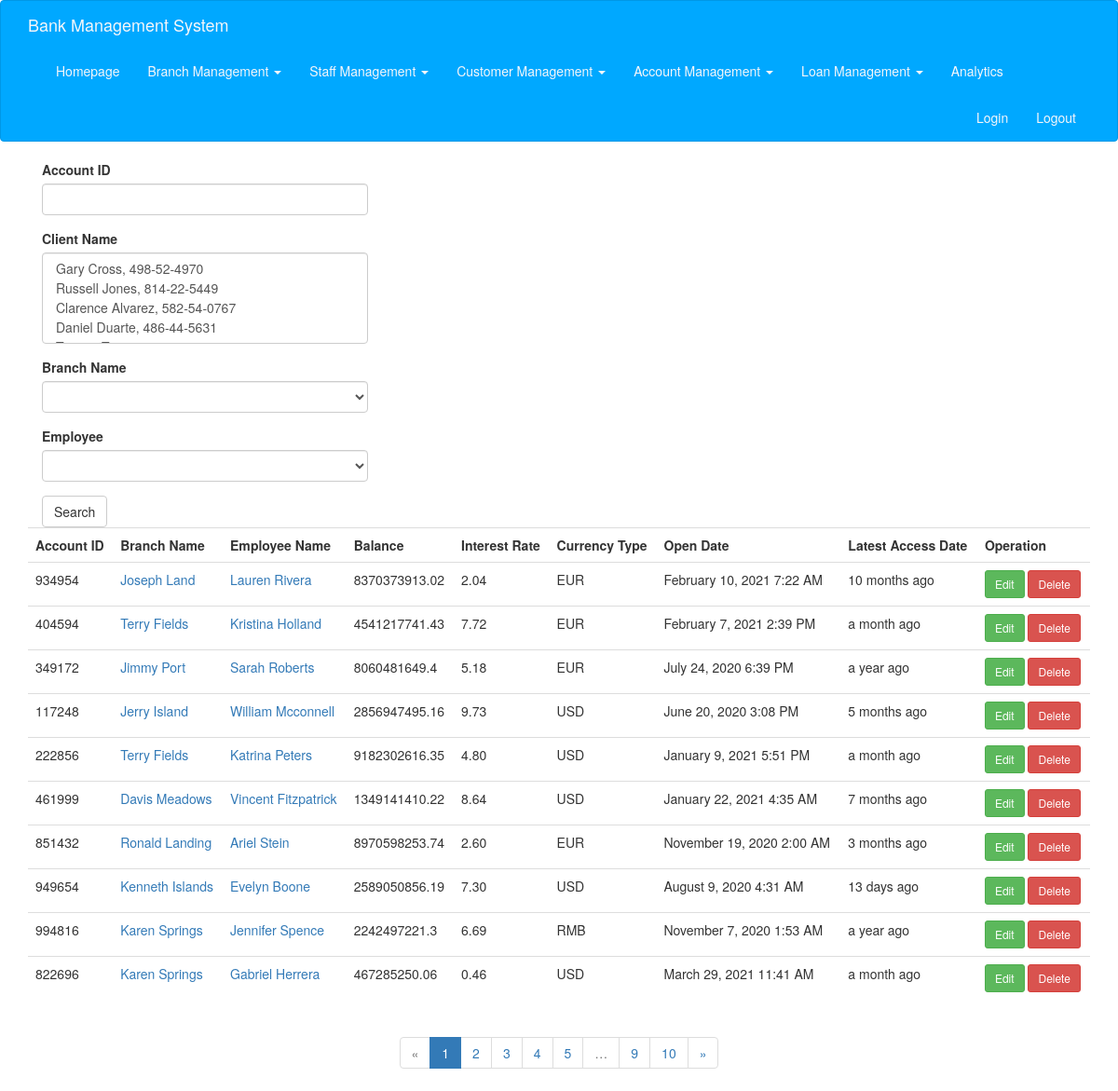
Before: /saving_account (signed in) with the older database file.
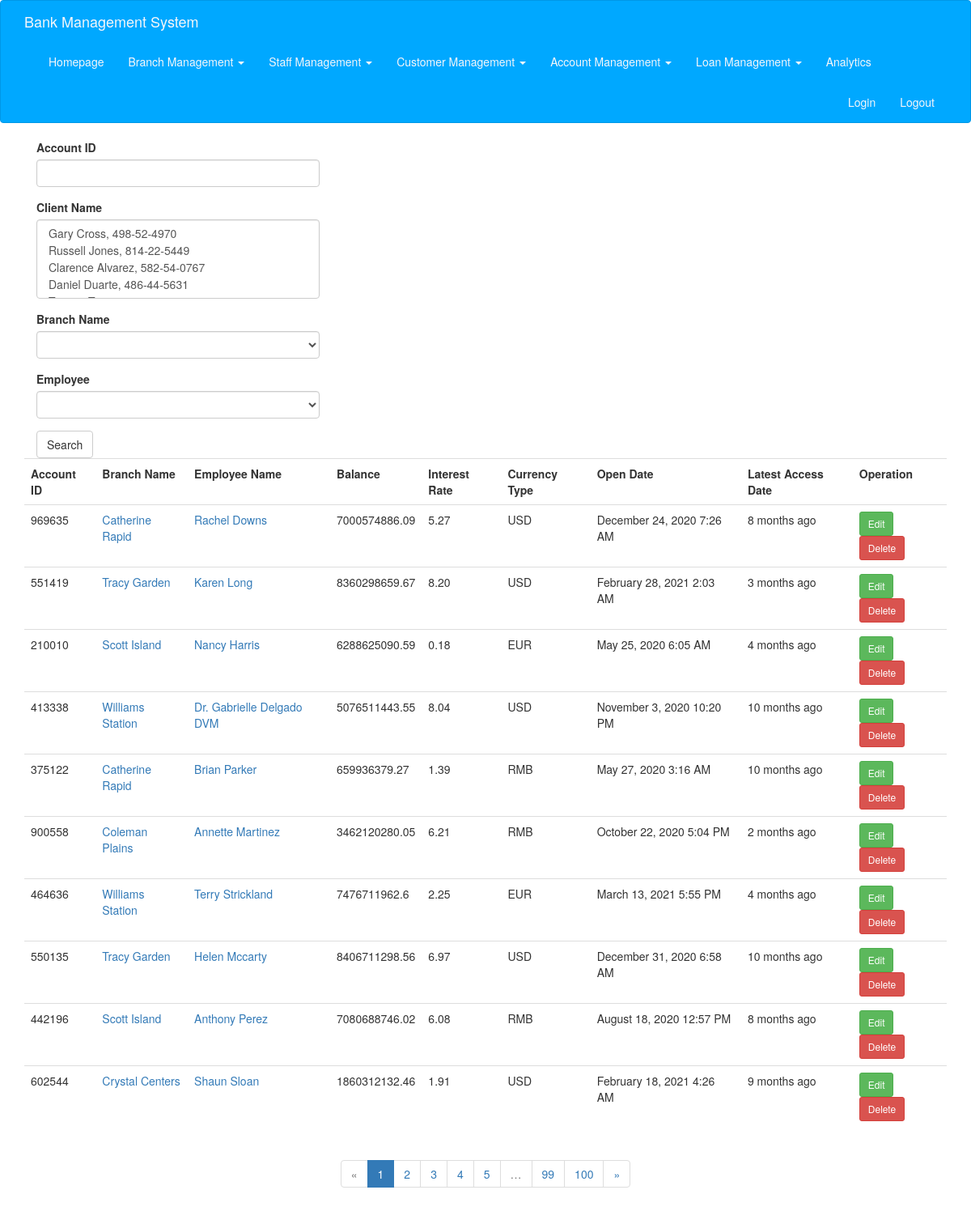
After: the same page with the newer database file.
### app/models.py (models this page shows, shortened)
class SavingAccount(db.Model):
    __tablename__ = 'savings'
    id = db.Column(db.String(20), primary_key=True)
    branch_name = db.Column(db.String(100), db.ForeignKey('branches.name'))
    employee_id = db.Column(db.String(20), db.ForeignKey('employees.id'))
    balance = db.Column(db.Float)
    open_date = db.Column(db.DateTime, default=datetime.utcnow)
    interest_rate = db.Column(db.String(10))
    currency_type = db.Column(db.String(5))
    last_access_date = db.Column(db.DateTime, default=datetime.utcnow)
    clients = db.relationship(
        'ClientSaving',
        foreign_keys=[ClientSaving.saving_id],
        backref=db.backref('saving_account', lazy='joined'),
        lazy='dynamic',
        cascade='all, delete-orphan'
    )

class Branch(db.Model):
    __tablename__ = 'branches'
    name = db.Column(db.String(100), primary_key=True)
    city = db.Column(db.String(20))
    asset = db.Column(db.Integer)
    employees = db.relationship('Employee', backref='branch', lazy='dynamic')
    loans = db.relationship('Loan', backref='branch', lazy='dynamic')
    saving_accounts = db.relationship(
        'SavingAccount', backref='branch', lazy='dynamic')
    check_accounts = db.relationship(
        'CheckAccount', backref='branch', lazy='dynamic')

class Employee(db.Model):
    __tablename__ = 'employees'
    id = db.Column(db.String(20), primary_key=True)
    branch_name = db.Column(db.String(100), db.ForeignKey('branches.name'))
    name = db.Column(db.String(20))
    phone = db.Column(db.String(15))
    address = db.Column(db.String(256))
    enroll_date = db.Column(db.Date, default=date.today())
    saving_accounts_managed = db.relationship(
        'SavingAccount', backref='employee', lazy='dynamic')
    check_accounts_managed = db.relationship(
        'CheckAccount', backref='employee', lazy='dynamic')
    loans_managed = db.relationship('Loan', backref='employee', lazy='dynamic')

### app/main/views.py (the view, shortened to what this page needs)
@main.route('/saving_account', methods=['GET', 'POST'])
@login_required
def saving_account():
    form = SavingAccountSearchForm()
    query = SavingAccount.query
    search_sa_id = request.cookies.get('search_sa_id', '')
    search_sa_branch_name = request.cookies.get('search_sa_branch_name', '')
    search_sa_employee_id = request.cookies.get('search_sa_employee_id', '')
    search_sa_clients = request.cookies.get('search_sa_clients', '')
    if search_sa_clients != '':
        search_sa_clients = search_sa_clients.split(',')
    else:
        search_sa_clients = []
    if search_sa_id != '':
        query = query.filter_by(id=search_sa_id)
        form.id.data = search_sa_id
    if search_sa_branch_name != '':
        query = query.filter_by(branch_name=search_sa_branch_name)
        form.branch_name.data = search_sa_branch_name
    if search_sa_employee_id != '':
        query = query.filter_by(employee_id=search_sa_employee_id)
        form.employee_id.data = search_sa_employee_id
    if search_sa_clients != []:
        for c_id in search_sa_clients:
            query = query.filter(SavingAccount.clients.any(client_id=c_id))
        form.clients.data = search_sa_clients
    page = request.args.get('page', 1, type=int)
    pagination = query.paginate(
        page, per_page=current_app.config['ITEMS_PER_PAGE'], error_out=False)
    saving_accounts = pagination.items
    return render_template('saving_account.html', form=form, saving_accounts=saving_accounts, pagination=pagination)

### app/main/forms.py
class SavingAccountSearchForm(FlaskForm):
    id = StringField("Account ID", validators=[])
    clients = SelectMultipleField("Client Name", validators=[])
    branch_name = SelectField('Branch Name')
    employee_id = SelectField('Employee')
    submit = SubmitField("Search")
    def __init__(self, *args, **kwargs):
        super(SavingAccountSearchForm, self).__init__(*args, **kwargs)
        self.branch_name.choices = [('', '')]
        self.branch_name.choices.extend([(branch.name, branch.name)
                             for branch in Branch.query.all()])
        self.clients.choices = [(client.id, client.name + ', ' + client.id)
                             for client in Client.query.all()]
        self.employee_id.choices = [('', '')]
        self.employee_id.choices.extend([(employee.id, employee.name + ', ' + employee.id)
                             for employee in Employee.query.all()])

### app/models.py (called while the page is built)
@login_manager.user_loader
def load_user(user_id):
    return SystemUser.query.get(user_id)

### app/templates/saving_account.html (shortened to what this page needs)
{% extends "base.html" %}
{% import "bootstrap/wtf.html" as wtf %}
{% import "_macros.html" as macros %}
{% block page_content %}
<div class="col-md-4">
    {{ wtf.quick_form(form) }}
</div>
{% include '_saving_account.html' %}
{% if pagination %}
<div class="pagination">
    {{ macros.pagination_widget(pagination, '.saving_account') }}
</div>
{% endif %}
{% endblock %}

### app/templates/_saving_account.html
<table class="table table-hover">
    <tr>
        <th>Account ID</th>
        <th>Branch Name</th>
        <th>Employee Name</th>
        <th>Balance</th>
        <th>Interest Rate</th>
        <th>Currency Type</th>
        <th>Open Date</th>
        <th>Latest Access Date</th>
        <th>Operation</th>
    </tr>
    {% for a in saving_accounts %}
    <tr>
        <td>{{ a.id }}</td>
        <td><a href="{{ url_for('main.branch_edit', branch_name=a.branch.name) }}">{{ a.branch.name }}</a></td>
        <td><a href="{{ url_for('main.employee_edit', employee_id=a.employee.id) }}">{{ a.employee.name }}</a></td>
        <td>{{ a.balance }}</td>
        <td>{{ a.interest_rate }}</td>
        <td>{{ a.currency_type }}</td>
        <td>{{ moment(a.open_date).format('LLL') }} </td>
        <td>{{ moment(a.last_access_date).fromNow() }} </td>
        <td>
                <a class="btn btn-success btn-sm" type="buttoon" href="{{ url_for('main.saving_account_edit', account_id=a.id) }}">Edit</a>
                <a class="btn btn-danger btn-sm" type="button" href="{{ url_for('main.saving_account_delete', account_id=a.id) }}">Delete</a>
        </td>
    </tr>
    {% endfor %}
</table>

Changed rows visible on the page:
removed SavingAccount: id "934954", branch.name "Joseph Land", employee.name "Lauren Rivera", balance "8370373913.02", interest_rate "2.04", currency_type "EUR", open_date "February 10, 2021 7:22 AM", last_access_date "10 months ago"
removed SavingAccount: id "404594", branch.name "Terry Fields", employee.name "Kristina Holland", balance "4541217741.43", interest_rate "7.72", currency_type "EUR", open_date "February 7, 2021 2:39 PM", last_access_date "a month ago"
removed SavingAccount: id "349172", branch.name "Jimmy Port", employee.name "Sarah Roberts", balance "8060481649.4", interest_rate "5.18", currency_type "EUR", open_date "July 24, 2020 6:39 PM", last_access_date "a year ago"
removed SavingAccount: id "117248", branch.name "Jerry Island", employee.name "William Mcconnell", balance "2856947495.16", interest_rate "9.73", currency_type "USD", open_date "June 20, 2020 3:08 PM", last_access_date "5 months ago"
removed SavingAccount: id "222856", branch.name "Terry Fields", employee.name "Katrina Peters", balance "9182302616.35", interest_rate "4.80", currency_type "USD", open_date "January 9, 2021 5:51 PM", last_access_date "a month ago"
removed SavingAccount: id "461999", branch.name "Davis Meadows", employee.name "Vincent Fitzpatrick", balance "1349141410.22", interest_rate "8.64", currency_type "USD", open_date "January 22, 2021 4:35 AM", last_access_date "7 months ago"
removed SavingAccount: id "851432", branch.name "Ronald Landing", employee.name "Ariel Stein", balance "8970598253.74", interest_rate "2.60", currency_type "EUR", open_date "November 19, 2020 2:00 AM", last_access_date "3 months ago"
removed SavingAccount: id "949654", branch.name "Kenneth Islands", employee.name "Evelyn Boone", balance "2589050856.19", interest_rate "7.30", currency_type "USD", open_date "August 9, 2020 4:31 AM", last_access_date "13 days ago"
removed SavingAccount: id "994816", branch.name "Karen Springs", employee.name "Jennifer Spence", balance "2242497221.3", interest_rate "6.69", currency_type "RMB", open_date "November 7, 2020 1:53 AM", last_access_date "a year ago"
removed SavingAccount: id "822696", branch.name "Karen Springs", employee.name "Gabriel Herrera", balance "467285250.06", interest_rate "0.46", currency_type "USD", open_date "March 29, 2021 11:41 AM", last_access_date "a month ago"
added SavingAccount: id "969635", branch.name "Catherine Rapid", employee.name "Rachel Downs", balance "7000574886.09", interest_rate "5.27", currency_type "USD", open_date "December 24, 2020 7:26 AM", last_access_date "8 months ago"
added SavingAccount: id "551419", branch.name "Tracy Garden", employee.name "Karen Long", balance "8360298659.67", interest_rate "8.20", currency_type "USD", open_date "February 28, 2021 2:03 AM", last_access_date "3 months ago"
added SavingAccount: id "210010", branch.name "Scott Island", employee.name "Nancy Harris", balance "6288625090.59", interest_rate "0.18", currency_type "EUR", open_date "May 25, 2020 6:05 AM", last_access_date "4 months ago"
added SavingAccount: id "413338", branch.name "Williams Station", employee.name "Dr. Gabrielle Delgado DVM", balance "5076511443.55", interest_rate "8.04", currency_type "USD", open_date "November 3, 2020 10:20 PM", last_access_date "10 months ago"
added SavingAccount: id "375122", branch.name "Catherine Rapid", employee.name "Brian Parker", balance "659936379.27", interest_rate "1.39", currency_type "RMB", open_date "May 27, 2020 3:16 AM", last_access_date "10 months ago"
added SavingAccount: id "900558", branch.name "Coleman Plains", employee.name "Annette Martinez", balance "3462120280.05", interest_rate "6.21", currency_type "RMB", open_date "October 22, 2020 5:04 PM", last_access_date "2 months ago"
added SavingAccount: id "464636", branch.name "Williams Station", employee.name "Terry Strickland", balance "7476711962.6", interest_rate "2.25", currency_type "EUR", open_date "March 13, 2021 5:55 PM", last_access_date "4 months ago"
added SavingAccount: id "550135", branch.name "Tracy Garden", employee.name "Helen Mccarty", balance "8406711298.56", interest_rate "6.97", currency_type "USD", open_date "December 31, 2020 6:58 AM", last_access_date "10 months ago"
added SavingAccount: id "442196", branch.name "Scott Island", employee.name "Anthony Perez", balance "7080688746.02", interest_rate "6.08", currency_type "RMB", open_date "August 18, 2020 12:57 PM", last_access_date "8 months ago"
added SavingAccount: id "602544", branch.name "Crystal Centers", employee.name "Shaun Sloan", balance "1860312132.46", interest_rate "1.91", currency_type "USD", open_date "February 18, 2021 4:26 AM", last_access_date "9 months ago"
Other visible differences:
new list line: "99"
new list line: "100"
list line gone: "9"
list line gone: "10"
